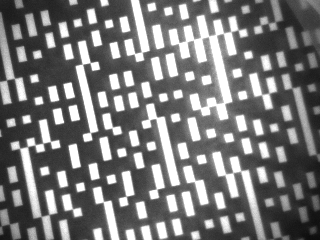
#> input picture img/2023_1_16_15_56_33_Image.bmp, 320 x 240 px
$ jupyter execute --allow-errors '5.1 one color code - pixart7920 - rotate-phase align.ipynb'
#> lines starting #> are read from the running program, lines starting #| are printed output that depends on the picture
### 1. 產生特徵向量函式庫 copy from notebook 1

[cell 1]
import numpy as np
import cv2
import math
from scipy import ndimage
from matplotlib import pyplot as plt
import pandas as pd


isPlot=True
idDebug=True
STEP=1 #每次多少角度
granularity=int(180/STEP)

def imgWrapA(orgImg,a):
    img_a = ndimage.rotate(orgImg, a, reshape=False)
    return img_a

# [14 lines left out: function test_gen, not called in this run]


def getImgThreshold(img):
    s = img.flatten()
    s_len= len(s)
    s_len_3q=int(s_len*0.75)
    s_order=np.sort(s)
    if idDebug:
        print('s_len=',s_len)
        print('s_order[s_len_3q]=',s_order[s_len_3q])

    return s_order[s_len_3q]


def sizeStatistic(img,imgThreshold, type=0):
    bigger=img>imgThreshold
    #print(img.shape)
    #print(bigger.shape)
    plt.imshow(bigger)
    bigger_tmp=bigger[0:26,6:26]
    #bigger_tmp_2=bigger[0:26,7:27]
    sizeStatistic_result=np.zeros(8)
    for i in range(6):
        if type==0:
            bigger_tmp=np.logical_and(bigger_tmp ,bigger[i:26+i,6:26])
        elif type==1:
            bigger_tmp=np.logical_and(bigger_tmp ,bigger[0:26,6+i:26+i])
        elif type==2:
            bigger_tmp  =np.logical_and(bigger_tmp   ,bigger[0+i:26+i,6+i:26+i])
            #bigger_tmp_2=np.logical_and(bigger_tmp_2 ,bigger[0+i:26+i,7+i:27+i])
        elif type==3:
            bigger_tmp  =np.logical_and(bigger_tmp   ,bigger[0+i:26+i,6-i:26-i])
            #bigger_tmp_2=np.logical_and(bigger_tmp_2 ,bigger[0+i:26+i,7-i:27-i])

        sizeStatistic_result[i]=sum(sum(bigger_tmp))
        print(i,sizeStatistic_result)
        #if type in [2,3]:  sizeStatistic_result[i] += sum(sum(bigger_tmp_2))
        print(i,sizeStatistic_result)
        if sizeStatistic_result[i]==0: break
    return sizeStatistic_result

def getFeature(sizeStatisticResult):
    s_result_diff=np.abs(np.diff(sizeStatisticResult[0:7]))
    s_result_diff_norm=s_result_diff/sum(s_result_diff)
    s_result_all=s_result_diff_norm#計算差值 加上normilize
    s_result_all=s_result_all+1 #避免出現 1, 準備log
    s_result_all=np.log(s_result_all)#log
    s_result_all=np.around(s_result_all, decimals=4)
    return s_result_all

#由圖檔得特徵向量，未知旋轉角度，應用時候可採用
def getFeatures(monoImg):
    Features=np.zeros(24)
    imgThreshold=getImgThreshold(monoImg)
    print("imgThreshold:",imgThreshold)
    for i in range(4):
        sizeStatisticResult=sizeStatistic(monoImg,imgThreshold, i)
        sizeStatisticResult=sizeStatistic(monoImg,imgThreshold, i)
        #print(i,sizeStatisticResult)
        Features[i*6:6+i*6]=getFeature(sizeStatisticResult)
    return Features

### 2. 生成測試數據

[cell 2]
x=40
y=30
wh=30
scale_percent = 25 # percent of original size

#challenge=test_gen(a,x,y,wh)
pixart7920_img="img/2023_1_12_16_29_39_Image.bmp"
pixart7920_img="img/2023_1_16_11_43_43_Image.bmp"
pixart7920_img="img/2023_1_16_11_43_53_Image.bmp"
pixart7920_img="img/2023_1_16_15_56_33_Image.bmp"
orgImg = cv2.cvtColor(cv2.imread(pixart7920_img), cv2.COLOR_BGR2GRAY)
#> orgImg: shape (240, 320); min 12, max 255, mean 121.1


width = int(orgImg.shape[1] * scale_percent / 100)
#> width = 80
height = int(orgImg.shape[0] * scale_percent / 100)
#> height = 60
dim = (width, height)
#> dim = (80, 60)
resized = cv2.resize(orgImg, dim, interpolation = cv2.INTER_AREA)
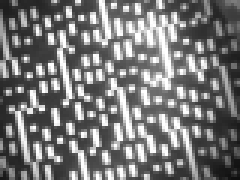
#> resized: shape (60, 80) (shown 3 times larger); min 15, max 255, mean 121.1
challenge=resized[y-wh: y + wh, x-wh: x + wh ]
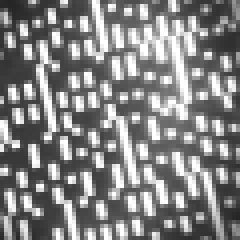
#> challenge: shape (60, 60) (shown 4 times larger); min 37, max 255, mean 133.1
if idDebug:
    print('challenge.shape=',challenge.shape)
#| challenge.shape= (60, 60)
if isPlot:
    plt.subplots(1,2,figsize=(6,3))
    plt.subplot(121)
    plt.imshow(resized)
    plt.subplot(122)
    plt.imshow(challenge)
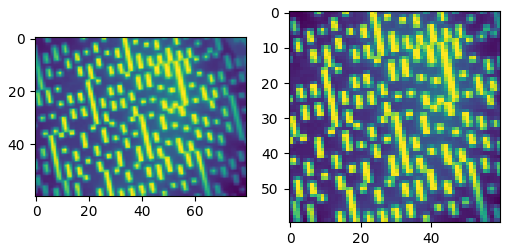
#> figure drawn by matplotlib, 2 panels

### 3. 生成特徵向量

[cell 3]
s_result_all=getFeatures(challenge)
#> in getImgThreshold, `s = img.flatten()`: s = 3600 values, max 255 at index 23, min 37 at index 2, mean 133.1
#> in getImgThreshold, `s_len= len(s)`: s_len = 3600
#> in getImgThreshold, `s_len_3q=int(s_len*0.75)`: s_len_3q = 2700
#> in getImgThreshold, `s_order=np.sort(s)`: s_order = 3600 values from 37 to 255
#| s_len= 3600
#| s_order[s_len_3q]= 192
#> in getFeatures, `imgThreshold=getImgThreshold(monoImg)`: imgThreshold = 192
#| imgThreshold: 192
#> the loop in getFeatures, `for i in range(4):` made 4 passes
#> (s_result_diff in getFeature, s_result_diff_norm in getFeature, s_result_all in getFeature) on passes 1 to 4: ([39, 35, 29, 15, 6, 17], [0.277, 0.248, 0.206, 0.106, 0.0426, 0.121], [0.244, 0.222, 0.187, 0.101, 0.0417, 0.114]), ([75, 63, 2, 1, 0, 0], [0.532, 0.447, 0.0142, 0.00709, 0, 0], [0.426, 0.369, 0.0141, 0.0071, 0, 0]), ([73, 54, 11, 2, 1, 0], [0.518, 0.383, 0.078, 0.0142, 0.00709, 0], [0.417, 0.324, 0.0751, 0.0141, 0.0071, 0]), ([99, 41, 1, 0, 0, 0], [0.702, 0.291, 0.00709, 0, 0, 0], [0.532, 0.255, 0.0071, 0, 0, 0])
#> pass 1, in sizeStatistic, `bigger=img>imgThreshold`:
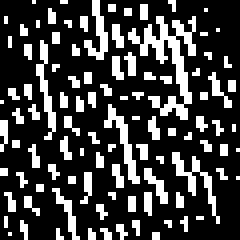
#> bigger: shape (60, 60) bool (shown 4 times larger); 25% white in thin lines or dots
#> pass 1, in sizeStatistic, `bigger_tmp=bigger[0:26,6:26]`:
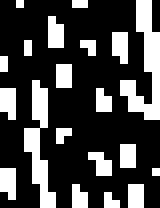
#> bigger_tmp: shape (26, 20) bool (shown 8 times larger); 27.1% white in thin lines or dots
#> after the loop in getFeatures, `for i in range(4):`: Features = 24 values, max 0.532 at index 18, min 0 at index 10, mean 0.14
#> s_result_all has the same summary as Features in getFeatures
X_test_sin=s_result_all[[13,14,15,16,17,19,20,21,22,23]]
#> X_test_sin = [0.324, 0.0751, 0.0141, 0.0071, 0, 0.255, 0.0071, 0, 0, 0]
X_test_cos=s_result_all[[1,2,3,4,5,7,8,9,10,11]]
#> X_test_cos = [0.222, 0.187, 0.101, 0.0417, 0.114, 0.369, 0.0141, 0.0071, 0, 0]

if idDebug:
    print("s_result_all=",s_result_all)
#| s_result_all= [0.2442 0.2217 0.187  0.1011 0.0417 0.1138 0.4265 0.3694 0.0141 0.0071
#|  0.     0.     0.4172 0.3242 0.0751 0.0141 0.0071 0.     0.5319 0.2552
#|  0.0071 0.     0.     0.    ]
    print("X_test_sin=",X_test_sin)
#| X_test_sin= [0.3242 0.0751 0.0141 0.0071 0.     0.2552 0.0071 0.     0.     0.    ]
    print("X_test_cos=",X_test_cos)
#| X_test_cos= [0.2217 0.187  0.1011 0.0417 0.1138 0.3694 0.0141 0.0071 0.     0.    ]

### 4. 載入模型

[cell 4]
import pickle

# load the trained decision tree classifier from Pickle
decision_tree_pkl_filename1 = 'decision_tree_1.pkl'
# Open the file to load as pkl file
#> (the rest of this cell did not finish here and is left out)

### 5. 計算sin cos旋轉角度

#> (a cell that did not finish here is left out)

### 6. 計算arctan旋轉角度

#> (a cell that did not finish here is left out)

### 7.圖型轉正

#> (a cell that did not finish here is left out)

### 8. 割取中心區42x42 pixels

#> (a cell that did not finish here is left out)

### 9. 偵測pilot

[cell 9]
# [44 lines left out: function pilotDetect, not called in this run]


#> (the rest of this cell did not finish here and is left out)

### 10. 峰值檢出

[cell 10]
import scipy.signal
#> (the rest of this cell did not finish here and is left out)

### 11. fft 變換

#> (a cell that did not finish here is left out)

###  12. 計算相位差及解碼

[cell 12]
# [54 lines left out: functions find_phase_code, find_type_code, find_diff_type_code, read_code, checkResult, not called in this run]

#> (the rest of this cell did not finish here and is left out)

[cell 13]
prn_array = [0, 0, 0, 0, 1, 1, 1, 3, 3, 3, 4, 4, 4, 0, 0, 0, 5, 5, 5, 3, 3, 3, 0, 0, 1, 0, 0, 1, 3, 3, 2, 5, 5, 4, 0, 0, 1, 4, 4, 5, 3, 3, 2, 1, 1, 3, 2, 2, 4, 6, 6, 0, 3, 3, 5, 1, 1, 3, 6, 6, 0, 6, 6, 0, 7, 7, 0, 1, 1, 2, 4, 4, 7, 0, 0, 3, 7, 7, 0, 5, 5, 6, 4, 4, 7, 4, 4, 0, 1, 1, 5, 7, 7, 3, 4, 4, 0, 4, 4, 0, 5, 5, 1, 7, 7, 3, 0, 0, 5, 4, 4, 1, 3, 3, 6, 1, 1, 4, 0, 0, 5, 0, 0, 5, 3, 3, 6, 5, 5, 3, 2, 2, 0, 2, 2, 0, 3, 3, 1, 5, 5, 3, 6, 6, 4, 2, 2, 0, 7, 7, 4, 5, 5, 2, 4, 4, 3, 4, 4, 3, 7, 7, 4, 1, 1, 6, 4, 4, 3, 0, 1, 0, 1, 3, 2, 3, 4, 5, 4, 0, 1, 0, 5, 4, 5, 3, 2, 3, 0, 1, 3, 5, 4, 6, 1, 0, 2, 6, 7, 1, 4, 5, 7, 5, 4, 6, 5, 4, 7, 1, 0, 3, 4, 5, 6, 2, 3, 4, 1, 0, 3, 1, 0, 3, 0, 1, 5, 7, 6, 2, 5, 4, 0, 4, 5, 1, 4, 5, 1, 7, 6, 2, 1, 0, 5, 7, 6, 3, 4, 5, 0, 4, 5, 0, 5, 4, 1, 7, 6, 3, 0, 1, 7, 1, 0, 6, 1, 0, 6, 2, 3, 1, 4, 5, 3, 1, 0, 6, 5, 4, 3, 5, 4, 3, 4, 5, 2, 6, 7, 4, 1, 0, 7, 5, 4, 3, 0, 2, 4, 6, 1, 3, 5, 1, 3, 5, 0, 2, 4, 2, 4, 6, 5, 7, 0, 3, 5, 6, 2, 4, 7, 2, 4, 7, 5, 7, 0, 7, 1, 5, 6, 0, 4, 0, 2, 6, 3, 5, 1, 7, 1, 5, 2, 4, 1, 2, 4, 1, 5, 7, 2, 7, 1, 4, 2, 4, 1, 6, 0, 6, 1, 3, 1, 5, 7, 5, 0, 2, 0, 6, 0, 6, 5, 7, 4, 7, 1, 6, 2, 4, 3, 6, 0, 7, 5, 7, 4, 3, 4, 7, 0, 4, 7, 0, 5, 6, 1, 7, 0, 3, 0, 3, 7, 3, 4, 0, 5, 6, 2, 0, 3, 7, 4, 7, 2, 6, 1, 4, 1, 2, 7, 5, 6, 3, 0, 3, 1, 5, 6, 4, 1, 2, 0, 6, 1, 7, 4, 7, 4, 0, 3, 0, 5, 6, 5, 3, 4, 3, 0, 4, 0, 4, 1, 5, 1, 7, 3, 7, 4, 0, 5, 0, 4, 1, 7, 3, 6, 5, 1, 7, 2, 6, 4, 2, 6, 4, 3, 7, 4, 1, 5, 2, 0, 4, 3, 0, 5, 0, 5, 3, 6, 3, 0, 5, 3, 1, 4, 2, 1, 4, 3, 1, 4, 3, 0, 6, 4, 2, 1, 7, 4, 3]
abs_array = [0, 0, 0, 1, 0, 0, 2, 0, 0, 3, 0, 0, 4, 0, 0, 5, 0, 0, 6, 0, 0, 7, 0, 1, 1, 0, 1, 2, 0, 1, 3, 0, 1, 4, 0, 1, 5, 0, 1, 6, 0, 1, 7, 0, 2, 1, 0, 2, 2, 0, 2, 3, 0, 2, 4, 0, 2, 5, 0, 2, 6, 0, 2, 7, 0, 3, 1, 0, 3, 2, 0, 3, 3, 0, 3, 4, 0, 3, 5, 0, 3, 6, 0, 3, 7, 0, 4, 1, 0, 4, 2, 0, 4, 3, 0, 4, 4, 0, 4, 5, 0, 4, 6, 0, 4, 7, 0, 5, 1, 0, 5, 2, 0, 5, 3, 0, 5, 4, 0, 5, 5, 0, 5, 6, 0, 5, 7, 0, 6, 1, 0, 6, 2, 0, 6, 3, 0, 6, 4, 0, 6, 5, 0, 6, 6, 0, 6, 7, 0, 7, 1, 0, 7, 2, 0, 7, 3, 0, 7, 4, 0, 7, 5, 0, 7, 6, 0, 7, 7, 1, 1, 1, 2, 1, 1, 3, 1, 1, 4, 1, 1, 5, 1, 1, 6, 1, 1, 7, 1, 2, 2, 1, 2, 3, 1, 2, 4, 1, 2, 5, 1, 2, 6, 1, 2, 7, 1, 3, 2, 1, 3, 3, 1, 3, 4, 1, 3, 5, 1, 3, 6, 1, 3, 7, 1, 4, 2, 1, 4, 3, 1, 4, 4, 1, 4, 5, 1, 4, 6, 1, 4, 7, 1, 5, 2, 1, 5, 3, 1, 5, 4, 1, 5, 5, 1, 5, 6, 1, 5, 7, 1, 6, 2, 1, 6, 3, 1, 6, 4, 1, 6, 5, 1, 6, 6, 1, 6, 7, 1, 7, 2, 1, 7, 3, 1, 7, 4, 1, 7, 5, 1, 7, 6, 1, 7, 7, 2, 2, 2, 3, 2, 2, 4, 2, 2, 5, 2, 2, 6, 2, 2, 7, 2, 3, 3, 2, 3, 4, 2, 3, 5, 2, 3, 6, 2, 3, 7, 2, 4, 3, 2, 4, 4, 2, 4, 5, 2, 4, 6, 2, 4, 7, 2, 5, 3, 2, 5, 4, 2, 5, 5, 2, 5, 6, 2, 5, 7, 2, 6, 3, 2, 6, 4, 2, 6, 5, 2, 6, 6, 2, 6, 7, 2, 7, 3, 2, 7, 4, 2, 7, 5, 2, 7, 6, 2, 7, 7, 3, 3, 3, 4, 3, 3, 5, 3, 3, 6, 3, 3, 7, 3, 4, 4, 3, 4, 5, 3, 4, 6, 3, 4, 7, 3, 5, 4, 3, 5, 5, 3, 5, 6, 3, 5, 7, 3, 6, 4, 3, 6, 5, 3, 6, 6, 3, 6, 7, 3, 7, 4, 3, 7, 5, 3, 7, 6, 3, 7, 7, 4, 4, 4, 5, 4, 4, 6, 4, 4, 7, 4, 5, 5, 4, 5, 6, 4, 5, 7, 4, 6, 5, 4, 6, 6, 4, 6, 7, 4, 7, 5, 4, 7, 6, 4, 7, 7, 5, 5, 5, 6, 5, 5, 7, 5, 6, 6, 5, 6, 7, 5, 7, 6, 5, 7, 7, 6, 6, 6, 7, 6, 7, 7, 7];

[cell 14]
code_8_area=0.009*9*0.002
code_8_count=8**6
max_area=code_8_area*code_8_count
print("max_area is %d m²"%(max_area))

## 以下屬於c轉python 後的代碼驗證

[cell 15]
import numpy as np

def BY2BE(arr, index, t):
    M = 0x80000000
    return ((arr[index << 1] - t) & M) >> (31 - index)

def getSum(array):
    sum = 0
    for x in array:
        sum += bin(x).count("1")
    return sum

def sizeStatistic(bigger):
    bigger_tmp_H = np.zeros(32, dtype=np.uint32)
    bigger_tmp_V = np.zeros(26, dtype=np.uint32)
    bigger_tmp_U = np.zeros(26, dtype=np.uint32)
    bigger_tmp_D = np.zeros(26, dtype=np.uint32)

    # bigger_tmp = bigger[0:26,6:26]
    for i in range(26):
        bigger_tmp_V[i] = bigger[i]
        bigger_tmp_U[i] = bigger[i + 6] & 0x3ffffff
        bigger_tmp_D[i] = bigger[i] & 0x3ffffff

    for i in range(32):
        bigger_tmp_H[i] = bigger[i] & 0x3ffffff

    sizeStatistic_result = np.zeros(24, dtype=np.int32)

    for j in range(1, 7):
        for i in range(26):
            bigger_tmp_V[i] &= bigger[i + j]
            bigger_tmp_U[i] &= (bigger[i + 6 - j] >> j) & 0x3ffffff
            bigger_tmp_D[i] &= (bigger[i + j] >> j) & 0x3ffffff

        for i in range(32):
            bigger_tmp_H[i] &= (bigger[i] >> j) & 0x3ffffff

        sizeStatistic_result[j - 1 + 0] = getSum(bigger_tmp_H)
        sizeStatistic_result[j - 1 + 6] = getSum(bigger_tmp_V)
        sizeStatistic_result[j - 1 + 12] = getSum(bigger_tmp_U)
        sizeStatistic_result[j - 1 + 18] = getSum(bigger_tmp_D)

    return sizeStatistic_result

[cell 16]
import numpy as np

def BY2BE(arr, index, t):
    x = ((arr[index*2] - t) & 0x80000000) >> (31 - index)
    x |= ((arr[index*2+1] - t) & 0x80000000) >> (30 - index)
    return x

def calbits(arr, t):
    bits = 0
    bits |= BY2BE(arr, 0, t)
    bits |= BY2BE(arr, 1, t)
    bits |= BY2BE(arr, 2, t)
    bits |= BY2BE(arr, 3, t)
    bits |= BY2BE(arr, 4, t)
    bits |= BY2BE(arr, 5, t)
    bits |= BY2BE(arr, 6, t)
    bits |= BY2BE(arr, 7, t)
    bits |= BY2BE(arr, 8, t)
    bits |= BY2BE(arr, 9, t)
    bits |= BY2BE(arr, 10, t)
    bits |= BY2BE(arr, 11, t)
    bits |= BY2BE(arr, 12, t)
    bits |= BY2BE(arr, 13, t)
    bits |= BY2BE(arr, 14, t)
    bits |= BY2BE(arr, 15, t)
    bits |= BY2BE(arr, 16, t)
    bits |= BY2BE(arr, 17, t)
    bits |= BY2BE(arr, 18, t)
    bits |= BY2BE(arr, 19, t)
    bits |= BY2BE(arr, 20, t)
    bits |= BY2BE(arr, 21, t)
    bits |= BY2BE(arr, 22, t)
    bits |= BY2BE(arr, 23, t)
    bits |= BY2BE(arr, 24, t)
    bits |= BY2BE(arr, 25, t)
    bits |= BY2BE(arr, 26, t)
    bits |= BY2BE(arr, 27, t)
    bits |= BY2BE(arr, 28, t)
    bits |= BY2BE(arr, 29, t)
    bits |= BY2BE(arr, 30, t)
    bits |= BY2BE(arr, 31, t)
    bits ^= 0xFFFFFFFF
    return bits

def calculate_32x32_bits_array(arr, t):
    HISTOGRAM_ROWS = 64
    print("arr.shap=", arr.shape)
    bits_array = np.zeros(32, dtype=np.uint32)
    count = 32 * 32
    start_row = (120 - 64) // 2
    start_col = (160 - 64) // 2

    for i in range(32):
        bits_array[i] = calbits(arr[start_row+i, start_col:start_col+HISTOGRAM_ROWS], t)

    return bits_array

[cell 17]
import numpy as np

def calculate_28_percent(arr):
    HISTOGRAM_ROWS = 64
    HISTOGRAM_COLS = 64
    INPUT_ROWS = 120
    INPUT_COLS = 160
    freq = np.zeros(256, dtype=int)
    count = HISTOGRAM_ROWS * HISTOGRAM_COLS
    threshold = count * 28 // 100
    sum_ = 0
    start_row = (INPUT_ROWS - HISTOGRAM_ROWS) // 2
    start_col = (INPUT_COLS - HISTOGRAM_COLS) // 2

    # 统计每个元素的频率
    for i in range(start_row, start_row + HISTOGRAM_ROWS):
        for j in range(start_col, start_col + HISTOGRAM_COLS):
            freq[arr[i][j]] += 1

    # 排序并找到 28% 阈值
    for i in range(255, -1, -1):
        sum_ += freq[i]
        if sum_ >= threshold:
            return i

    return 0

[cell 18]
def showStat(sizeStatistic_result):
    for j in range(24):
        print(f"X[{j:2d}]={sizeStatistic_result[j]:3d}, ", end="")
        if j % 6 == 5:
            print()
    print()


def main() -> int:
    #INPUT_ROWS 120
#define INPUT_COLS 160
    HISTOGRAM_ROWS = 64
    HISTOGRAM_COLS = 64
    INPUT_ROWS = 120
    INPUT_COLS = 160
    arr = np.zeros((INPUT_ROWS, INPUT_COLS), dtype=np.uint8)
    k = 0
    sizeStatistic_result = np.zeros(24, dtype=int)

    #测试数据
    for i in range(INPUT_ROWS):
        for j in range(INPUT_COLS):
            arr[i][j] = k % 255
            k += 1

    # 计算 28% 的值并输出
    value = calculate_28_percent(arr)
    print("28% of values are ==> {}".format(value))
    bits_array = np.zeros(32, dtype=np.uint32)
    bits_array = calculate_32x32_bits_array(arr, value)

    for i in range(32):
        print("{}, {:x}".format(i, bits_array[i]))

    sizeStatistic_result= sizeStatistic(bits_array)
    showStat(sizeStatistic_result)

    return 0

main()

$ run again, with img/2023_1_12_11_44_9_Image.bmp copied over img/2023_1_16_15_56_33_Image.bmp
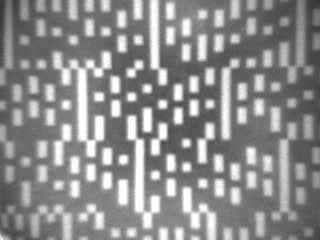
#> input picture img/2023_1_12_11_44_9_Image.bmp, 320 x 240 px
#| challenge.shape= (60, 60)
#> `[cell 2] x=40 y=30 wh=30 scale_percent = 25 # percent of original size..`:
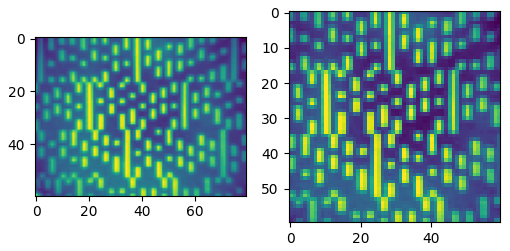
#> figure drawn by matplotlib, 2 panels
#> s = 3600 values, max 255 at index 1150, min 77 at index 239, mean 149.2
#> s_len = 3600
#> s_len_3q = 2700
#> s_order = 3600 values from 77 to 255
#| s_len= 3600
#| s_order[s_len_3q]= 181
#> imgThreshold = 181
#| imgThreshold: 181
#> the loop in getFeatures, `for i in range(4):` made 4 passes
#> (s_result_diff in getFeature, s_result_diff_norm in getFeature, s_result_all in getFeature) on passes 1 to 3: ([40, 37, 17, 14, 2, 30], [0.286, 0.264, 0.121, 0.1, 0.0143, 0.214], [0.251, 0.234, 0.115, 0.0953, 0.0142, 0.194]), ([71, 53, 16, 0, 0, 0], [0.507, 0.379, 0.114, 0, 0, 0], [0.41, 0.321, 0.108, 0, 0, 0]), ([78, 43, 15, 4, 0, 0], [0.557, 0.307, 0.107, 0.0286, 0, 0], [0.443, 0.268, 0.102, 0.0282, 0, 0])
#> pass 1, in sizeStatistic, `bigger_tmp=bigger[0:26,6:26]`:
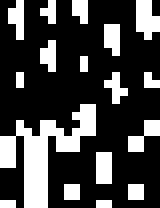
#> bigger_tmp: shape (26, 20) bool (shown 8 times larger); 26.9% white in thin lines or dots
#> after the loop in getFeatures, `for i in range(4):`: Features = 24 values, max 0.443 at index 12, min 0 at index 9, mean 0.143
#> `s_result_all=getFeatures(challenge)`: s_result_all has the same summary as Features in getFeatures
#> X_test_sin = [0.268, 0.102, 0.0282, 0, 0, 0.257, 0.102, 0.042, 0.0071, 0]
#> X_test_cos = [0.234, 0.115, 0.0953, 0.0142, 0.194, 0.321, 0.108, 0, 0, 0]
#| s_result_all= [0.2513 0.2345 0.1146 0.0953 0.0142 0.1942 0.4102 0.321  0.1082 0.
#|  0.     0.     0.4429 0.2678 0.1018 0.0282 0.     0.     0.4383 0.2569
#|  0.1018 0.042  0.0071 0.    ]
#| X_test_sin= [0.2678 0.1018 0.0282 0.     0.     0.2569 0.1018 0.042  0.0071 0.    ]
#| X_test_cos= [0.2345 0.1146 0.0953 0.0142 0.1942 0.321  0.1082 0.     0.     0.    ]

$ run again, with img/2023_1_16_11_44_4_Image.bmp copied over img/2023_1_16_15_56_33_Image.bmp
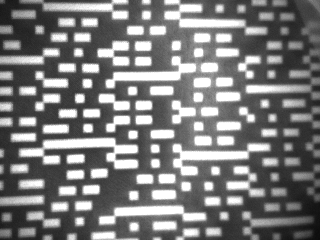
#> input picture img/2023_1_16_11_44_4_Image.bmp, 320 x 240 px
#| challenge.shape= (60, 60)
#> `[cell 2] x=40 y=30 wh=30 scale_percent = 25 # percent of original size..`:
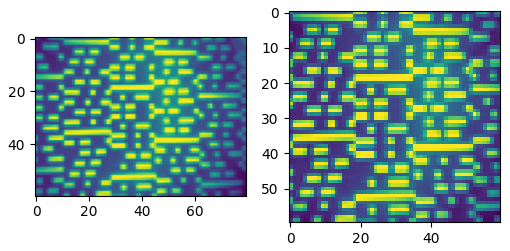
#> figure drawn by matplotlib, 2 panels
#> s = 3600 values, max 255 at index 199, min 34 at index 3479, mean 136.7
#> s_len = 3600
#> s_len_3q = 2700
#> s_order = 3600 values from 34 to 255
#| s_len= 3600
#| s_order[s_len_3q]= 194
#> imgThreshold = 194
#| imgThreshold: 194
#> the loop in getFeatures, `for i in range(4):` made 4 passes
#> (s_result_diff in getFeature, s_result_diff_norm in getFeature, s_result_all in getFeature) on passes 1 to 3: ([76, 62, 5, 0, 0, 0], [0.531, 0.434, 0.035, 0, 0, 0], [0.426, 0.36, 0.0344, 0, 0, 0]), ([36, 33, 27, 16, 4, 27], [0.252, 0.231, 0.189, 0.112, 0.028, 0.189], [0.225, 0.208, 0.173, 0.106, 0.0276, 0.173]), ([87, 48, 6, 2, 0, 0], [0.608, 0.336, 0.042, 0.014, 0, 0], [0.475, 0.289, 0.0411, 0.0139, 0, 0])
#> pass 1, in sizeStatistic, `bigger_tmp=bigger[0:26,6:26]`:
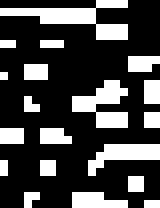
#> bigger_tmp: shape (26, 20) bool (shown 8 times larger); 27.5% white in thin lines or dots
#> after the loop in getFeatures, `for i in range(4):`: Features = 24 values, max 0.475 at index 12, min 0 at index 3, mean 0.141
#> `s_result_all=getFeatures(challenge)`: s_result_all has the same summary as Features in getFeatures
#> X_test_sin = [0.289, 0.0411, 0.0139, 0, 0, 0.289, 0.0344, 0.0208, 0, 0]
#> X_test_cos = [0.36, 0.0344, 0, 0, 0, 0.208, 0.173, 0.106, 0.0276, 0.173]
#| s_result_all= [0.4262 0.3602 0.0344 0.     0.     0.     0.2245 0.2076 0.173  0.1061
#|  0.0276 0.173  0.4752 0.2894 0.0411 0.0139 0.     0.     0.4752 0.2894
#|  0.0344 0.0208 0.     0.    ]
#| X_test_sin= [0.2894 0.0411 0.0139 0.     0.     0.2894 0.0344 0.0208 0.     0.    ]
#| X_test_cos= [0.3602 0.0344 0.     0.     0.     0.2076 0.173  0.1061 0.0276 0.173 ]

$ run again, with img/2023_1_9_18_21_45_Image.bmp copied over img/2023_1_16_15_56_33_Image.bmp
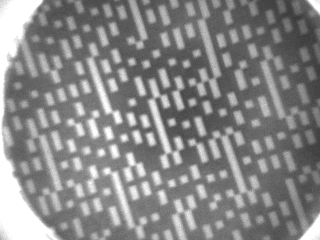
#> input picture img/2023_1_9_18_21_45_Image.bmp, 320 x 240 px
#| challenge.shape= (60, 60)
#> `[cell 2] x=40 y=30 wh=30 scale_percent = 25 # percent of original size..`:
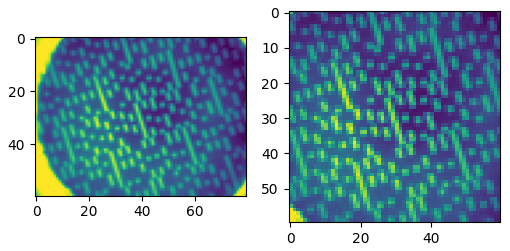
#> figure drawn by matplotlib, 2 panels
#> s = 3600 values, max 255 at index 3480, min 68 at index 56, mean 133.8
#> s_len = 3600
#> s_len_3q = 2700
#> s_order = 3600 values from 68 to 255
#| s_len= 3600
#| s_order[s_len_3q]= 157
#> imgThreshold = 157
#| imgThreshold: 157
#> the loop in getFeatures, `for i in range(4):` made 4 passes
#> (s_result_diff in getFeature, s_result_diff_norm in getFeature, s_result_all in getFeature) on passes 1 to 3: ([44, 28, 20, 11, 4, 5], [0.393, 0.25, 0.179, 0.0982, 0.0357, 0.0446], [0.331, 0.223, 0.164, 0.0937, 0.0351, 0.0437]), ([72, 38, 2, 0, 0, 0], [0.643, 0.339, 0.0179, 0, 0, 0], [0.496, 0.292, 0.0177, 0, 0, 0]), ([67, 32, 9, 3, 0, 1], [0.598, 0.286, 0.0804, 0.0268, 0, 0.00893], [0.469, 0.251, 0.0773, 0.0264, 0, 0.0089])
#> pass 1, in sizeStatistic, `bigger_tmp=bigger[0:26,6:26]`:
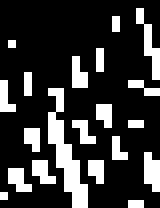
#> bigger_tmp: shape (26, 20) bool (shown 8 times larger); 21.5% white in thin lines or dots
#> after the loop in getFeatures, `for i in range(4):`: Features = 24 values, max 0.605 at index 18, min 0 at index 9, mean 0.137
#> `s_result_all=getFeatures(challenge)`: s_result_all has the same summary as Features in getFeatures
#> X_test_sin = [0.251, 0.0773, 0.0264, 0, 0.0089, 0.157, 0, 0, 0, 0]
#> X_test_cos = [0.223, 0.164, 0.0937, 0.0351, 0.0437, 0.292, 0.0177, 0, 0, 0]
#| s_result_all= [0.3314 0.2231 0.1643 0.0937 0.0351 0.0437 0.4964 0.2921 0.0177 0.
#|  0.     0.     0.4689 0.2513 0.0773 0.0264 0.     0.0089 0.6045 0.1567
#|  0.     0.     0.     0.    ]
#| X_test_sin= [0.2513 0.0773 0.0264 0.     0.0089 0.1567 0.     0.     0.     0.    ]
#| X_test_cos= [0.2231 0.1643 0.0937 0.0351 0.0437 0.2921 0.0177 0.     0.     0.    ]
